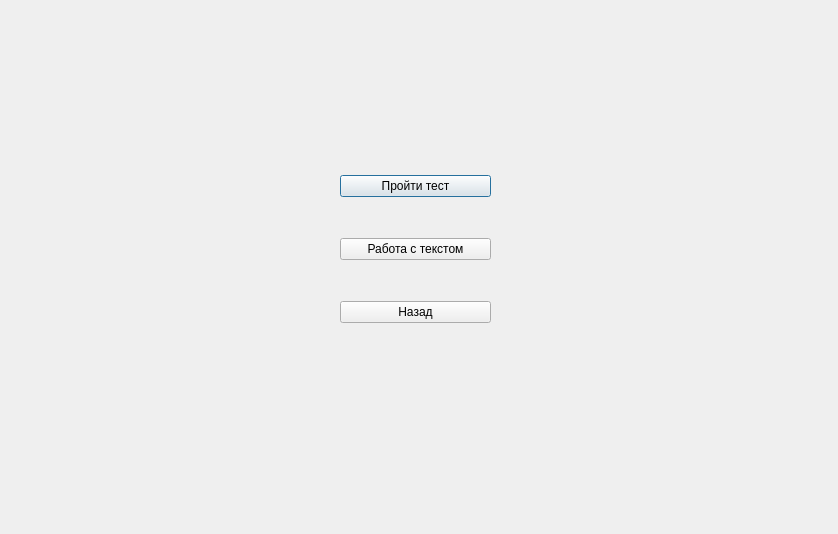
<?xml version="1.0" encoding="UTF-8"?>
<ui version="4.0">
 <class>Modules</class>
 <widget class="QDialog" name="Modules">
  <property name="geometry">
   <rect>
    <x>0</x>
    <y>0</y>
    <width>838</width>
    <height>534</height>
   </rect>
  </property>
  <property name="windowTitle">
   <string>Dialog</string>
  </property>
  <widget class="QWidget" name="verticalLayoutWidget">
   <property name="geometry">
    <rect>
     <x>340</x>
     <y>140</y>
     <width>151</width>
     <height>221</height>
    </rect>
   </property>
   <layout class="QVBoxLayout" name="verticalLayout">
    <item>
     <widget class="QPushButton" name="test_pushButton">
      <property name="text">
       <string>Пройти тест</string>
      </property>
     </widget>
    </item>
    <item>
     <widget class="QPushButton" name="text_pushButton">
      <property name="text">
       <string>Работа с текстом</string>
      </property>
     </widget>
    </item>
    <item>
     <widget class="QPushButton" name="back_pushButton">
      <property name="text">
       <string>Назад</string>
      </property>
     </widget>
    </item>
   </layout>
  </widget>
 </widget>
 <resources/>
 <connections/>
</ui>
